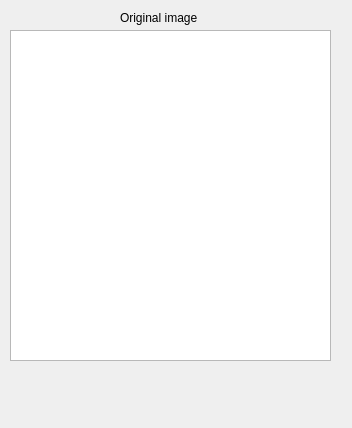
<?xml version="1.0" encoding="UTF-8"?>
<ui version="4.0">
 <class>Dialog</class>
 <widget class="QDialog" name="Dialog">
  <property name="geometry">
   <rect>
    <x>0</x>
    <y>0</y>
    <width>352</width>
    <height>428</height>
   </rect>
  </property>
  <property name="windowTitle">
   <string>Dialog</string>
  </property>
  <property name="styleSheet">
   <string notr="true"/>
  </property>
  <widget class="QLabel" name="origin">
   <property name="geometry">
    <rect>
     <x>120</x>
     <y>10</y>
     <width>101</width>
     <height>16</height>
    </rect>
   </property>
   <property name="text">
    <string>Original image</string>
   </property>
  </widget>
  <widget class="Line" name="line_3">
   <property name="geometry">
    <rect>
     <x>760</x>
     <y>0</y>
     <width>31</width>
     <height>831</height>
    </rect>
   </property>
   <property name="orientation">
    <enum>Qt::Vertical</enum>
   </property>
  </widget>
  <widget class="QUndoView" name="originview" native="true">
   <property name="geometry">
    <rect>
     <x>10</x>
     <y>30</y>
     <width>321</width>
     <height>331</height>
    </rect>
   </property>
  </widget>
 </widget>
 <customwidgets>
  <customwidget>
   <class>QUndoView</class>
   <extends>QWidget</extends>
   <header>qundoview.h</header>
  </customwidget>
 </customwidgets>
 <resources/>
 <connections/>
</ui>
